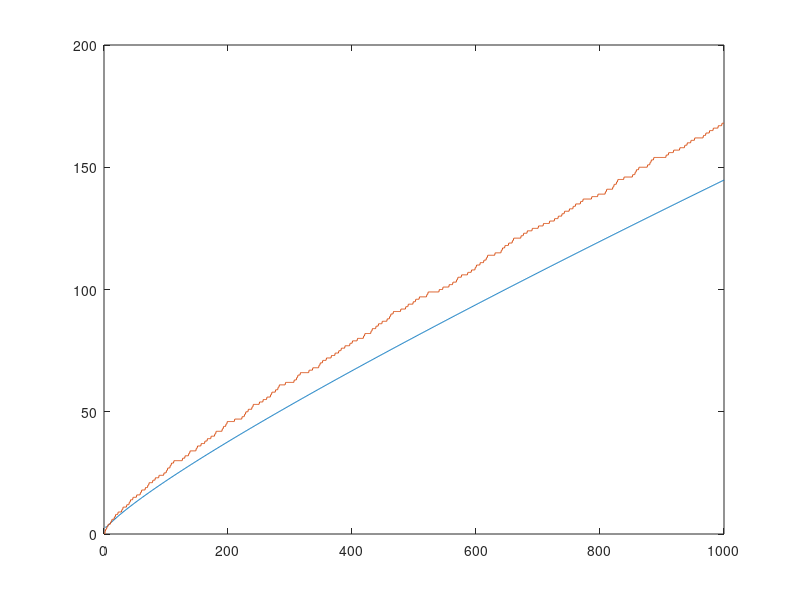

This chart was generated by the following MATLAB code:
warning off
function result = pi_func(vec)
  result = zeros(size(vec));
  for i = 1:length(vec)
    N = vec(i);
    pr = primes(N);
    result(i) = size(pr, 2)
  endfor
end
x = 1:1:10^3

y = x ./ log(x)

y1 = pi_func(x)

plot(x, y, x, y1)
